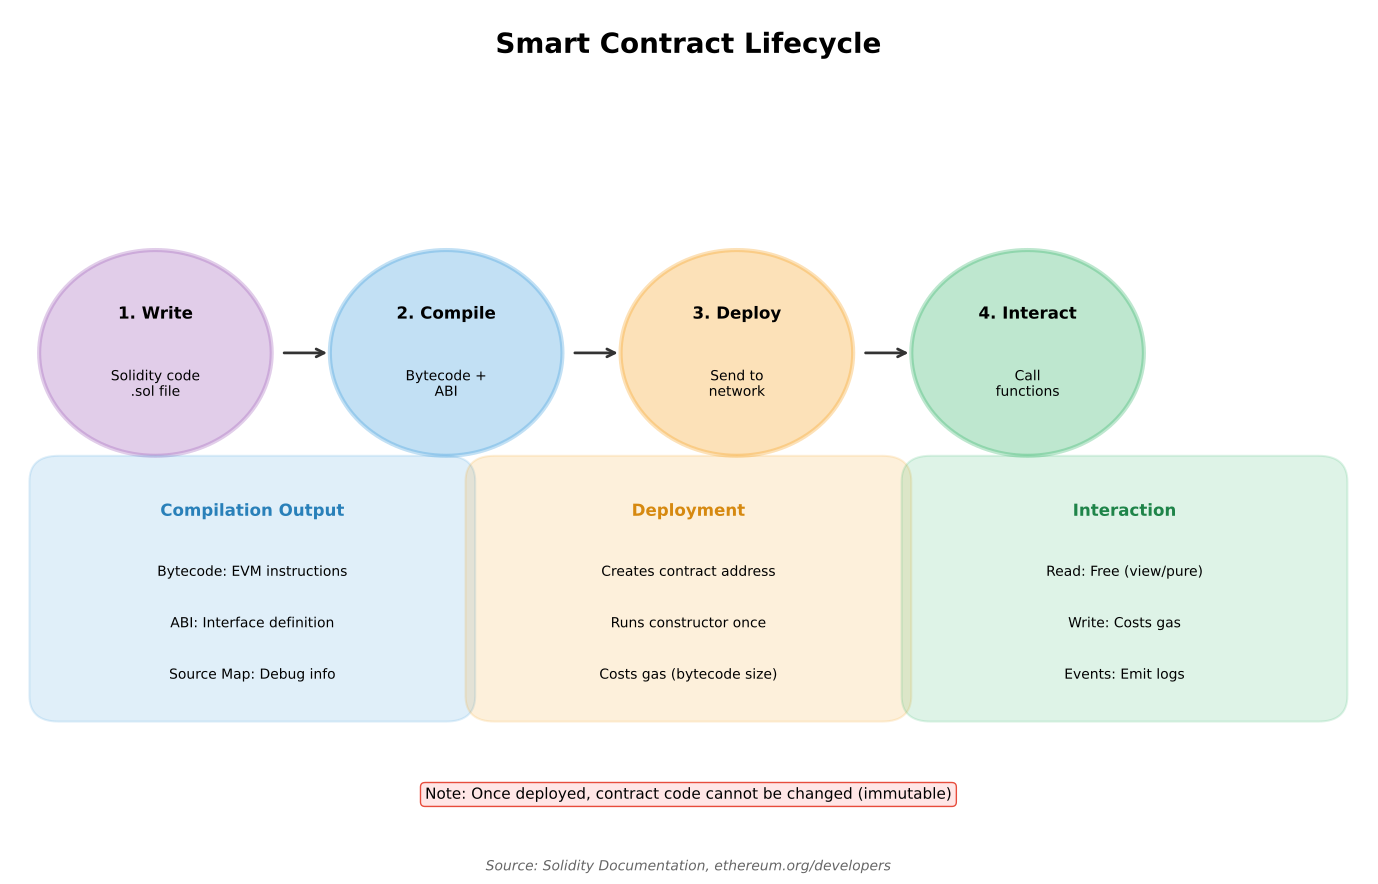

This figure's Python source:
"""
Contract Lifecycle
Shows the lifecycle of a smart contract

Output: contract_lifecycle.pdf
Module: module_02_blockchain
Lesson: 19 - Ethereum Smart Contracts
"""

from pathlib import Path
import matplotlib.pyplot as plt
import matplotlib.patches as mpatches

CHART_METADATA = {
    'title': 'Contract Lifecycle',
    'module': 'module_02_blockchain',
    'lesson': 19,
    'url': 'https://github.com/Digital-AI-Finance/digital-finance/tree/main/module_02_blockchain/figures/contract_lifecycle'
}

plt.rcParams.update({'font.size': 14, 'axes.labelsize': 14})

def create_chart():
    fig, ax = plt.subplots(figsize=(14, 9))
    ax.set_xlim(0, 14)
    ax.set_ylim(0, 10)
    ax.axis('off')

    ax.text(7, 9.5, 'Smart Contract Lifecycle', fontsize=20, fontweight='bold', ha='center')

    # Stages
    stages = [
        ('1. Write', 'Solidity code\n.sol file', '#9B59B6', 1.5),
        ('2. Compile', 'Bytecode +\nABI', '#3498DB', 4.5),
        ('3. Deploy', 'Send to\nnetwork', '#F39C12', 7.5),
        ('4. Interact', 'Call\nfunctions', '#27AE60', 10.5),
    ]

    for name, desc, color, x in stages:
        # Circle
        circle = plt.Circle((x, 6), 1.2, facecolor=color, alpha=0.3, edgecolor=color, lw=3)
        ax.add_patch(circle)
        ax.text(x, 6.4, name, ha='center', fontsize=12, fontweight='bold')
        ax.text(x, 5.5, desc, ha='center', fontsize=10)

        # Arrow to next
        if x < 10:
            ax.annotate('', xy=(x+1.8, 6), xytext=(x+1.3, 6), arrowprops=dict(arrowstyle='->', lw=2, color='#333'))

    # Details boxes
    # Compile output
    compile_box = mpatches.FancyBboxPatch((0.5, 2), 4, 2.5, boxstyle='round', facecolor='#3498DB', alpha=0.15, edgecolor='#3498DB', lw=1.5)
    ax.add_patch(compile_box)
    ax.text(2.5, 4.1, 'Compilation Output', ha='center', fontsize=12, fontweight='bold', color='#2980B9')
    ax.text(2.5, 3.4, 'Bytecode: EVM instructions', ha='center', fontsize=10)
    ax.text(2.5, 2.8, 'ABI: Interface definition', ha='center', fontsize=10)
    ax.text(2.5, 2.2, 'Source Map: Debug info', ha='center', fontsize=10)

    # Deployment
    deploy_box = mpatches.FancyBboxPatch((5, 2), 4, 2.5, boxstyle='round', facecolor='#F39C12', alpha=0.15, edgecolor='#F39C12', lw=1.5)
    ax.add_patch(deploy_box)
    ax.text(7, 4.1, 'Deployment', ha='center', fontsize=12, fontweight='bold', color='#D68910')
    ax.text(7, 3.4, 'Creates contract address', ha='center', fontsize=10)
    ax.text(7, 2.8, 'Runs constructor once', ha='center', fontsize=10)
    ax.text(7, 2.2, 'Costs gas (bytecode size)', ha='center', fontsize=10)

    # Interaction
    interact_box = mpatches.FancyBboxPatch((9.5, 2), 4, 2.5, boxstyle='round', facecolor='#27AE60', alpha=0.15, edgecolor='#27AE60', lw=1.5)
    ax.add_patch(interact_box)
    ax.text(11.5, 4.1, 'Interaction', ha='center', fontsize=12, fontweight='bold', color='#1E8449')
    ax.text(11.5, 3.4, 'Read: Free (view/pure)', ha='center', fontsize=10)
    ax.text(11.5, 2.8, 'Write: Costs gas', ha='center', fontsize=10)
    ax.text(11.5, 2.2, 'Events: Emit logs', ha='center', fontsize=10)

    # Immutability note
    ax.text(7, 0.8, 'Note: Once deployed, contract code cannot be changed (immutable)', ha='center', fontsize=11,
           bbox=dict(boxstyle='round', facecolor='#FFE6E6', edgecolor='#E74C3C'))

    fig.text(0.5, 0.02, 'Source: Solidity Documentation, ethereum.org/developers', fontsize=10, ha='center', style='italic', color='#666666')
    plt.tight_layout()

    output_path = Path(__file__).parent / 'contract_lifecycle.pdf'
    plt.savefig(output_path, format='pdf', dpi=300, bbox_inches='tight')
    plt.close()
    print(f"Chart saved to: {output_path}")
    return output_path

if __name__ == '__main__':
    create_chart()
